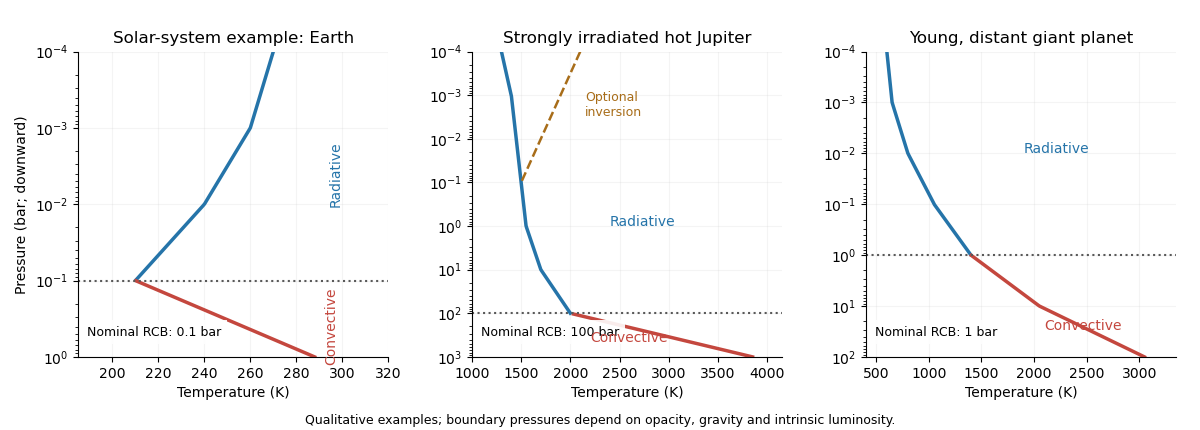

This chart was generated by the following Python code:
"""Original schematic; writes only to the current working directory.
Tested: Python 3.14.4, NumPy 2.3.5, Matplotlib 3.10.7.
"""
from pathlib import Path
import matplotlib
matplotlib.use('Agg')
import matplotlib.pyplot as plt
import numpy as np
plt.rcParams.update({'font.size': 10, 'axes.spines.top': False, 'axes.spines.right': False})

fig,axes=plt.subplots(1,3,figsize=(12,4.3),dpi=100)
blue='#2574a9'; red='#c4473e'
def curve(ax,pr,tr,rcb):
 p=np.geomspace(pr[0],pr[-1],350); t=np.interp(np.log10(p),np.log10(pr),tr)
 ax.plot(t[p<=rcb],p[p<=rcb],color=blue,lw=2.5)
 ax.plot(t[p>=rcb],p[p>=rcb],color=red,lw=2.5)
 ax.axhline(rcb,ls=':',color='0.35'); ax.set_yscale('log');ax.set_ylim(pr[-1],pr[0])
 ax.set_xlabel('Temperature (K)');ax.grid(alpha=.13)
 ax.text(.03,.07,f'Nominal RCB: {rcb:g} bar',transform=ax.transAxes,fontsize=9,bbox={'facecolor':'white','edgecolor':'none','alpha':.9})
curve(axes[0],[1e-4,.001,.01,.1,1],[270,260,240,210,288],.1)
axes[0].set_xlim(185,320);axes[0].set_title('Solar-system example: Earth')
axes[0].text(294,.004,'Radiative',color=blue,rotation=90,va='center')
axes[0].text(292,.4,'Convective',color=red,rotation=90,va='center')
axes[0].set_ylabel('Pressure (bar; downward)')
curve(axes[1],[1e-4,.001,.1,1,10,100,1000],[1300,1400,1500,1550,1700,2000,3850],100)
axes[1].plot([2100,1900,1500],[1e-4,.001,.1],ls='--',lw=1.8,color='#a86d19')
axes[1].text(2150,.003,'Optional\ninversion',fontsize=9,color='#a86d19')
axes[1].text(2400,1,'Radiative',color=blue);axes[1].text(2200,450,'Convective',color=red)
axes[1].set_xlim(1000,4150);axes[1].set_title('Strongly irradiated hot Jupiter')
curve(axes[2],[1e-4,.001,.01,.1,1,10,100],[600,650,800,1050,1400,2050,3050],1)
axes[2].text(1900,.01,'Radiative',color=blue);axes[2].text(2100,30,'Convective',color=red)
axes[2].set_xlim(400,3350);axes[2].set_title('Young, distant giant planet')
fig.text(.5,.015,'Qualitative examples; boundary pressures depend on opacity, gravity and intrinsic luminosity.',ha='center',fontsize=9)
fig.subplots_adjust(left=.065,right=.98,wspace=.27,bottom=.17,top=.88)

fig.savefig(Path.cwd() / 'paper-315-atmosphere-profiles.png', dpi=100, facecolor='white', transparent=False)
plt.close(fig)
